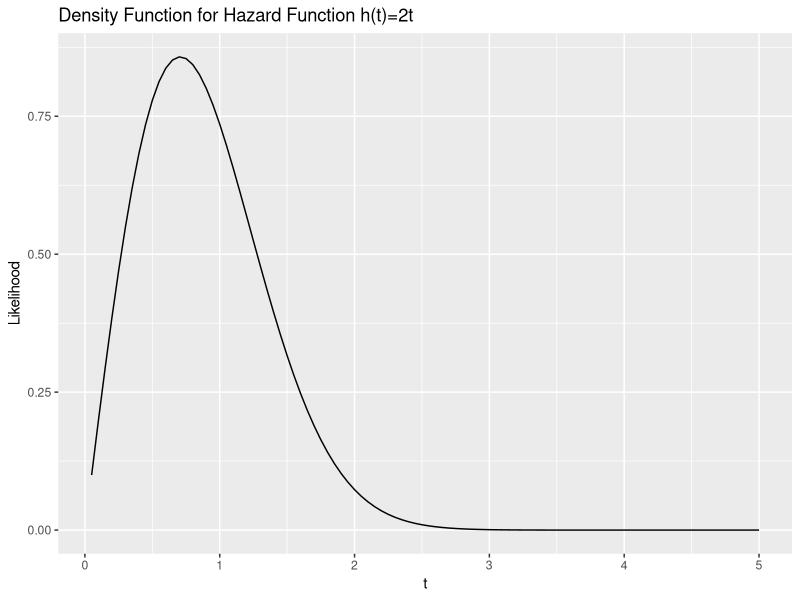
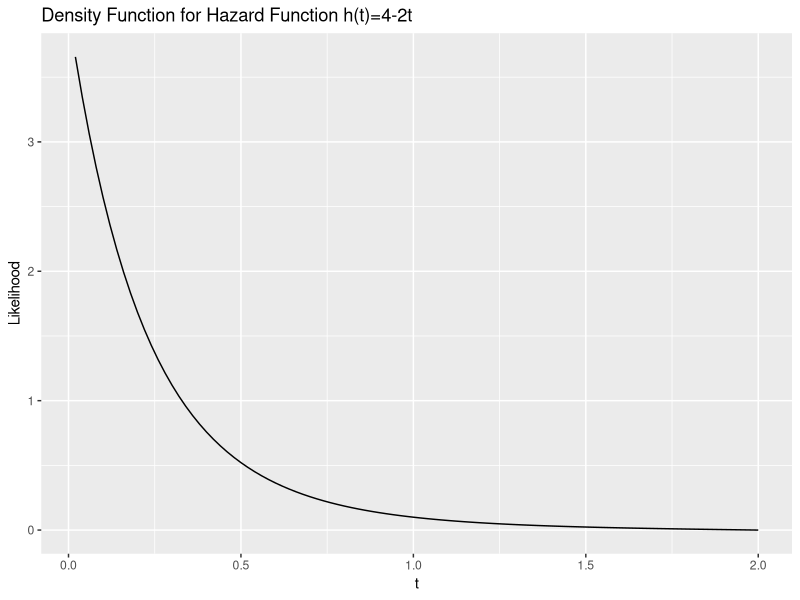
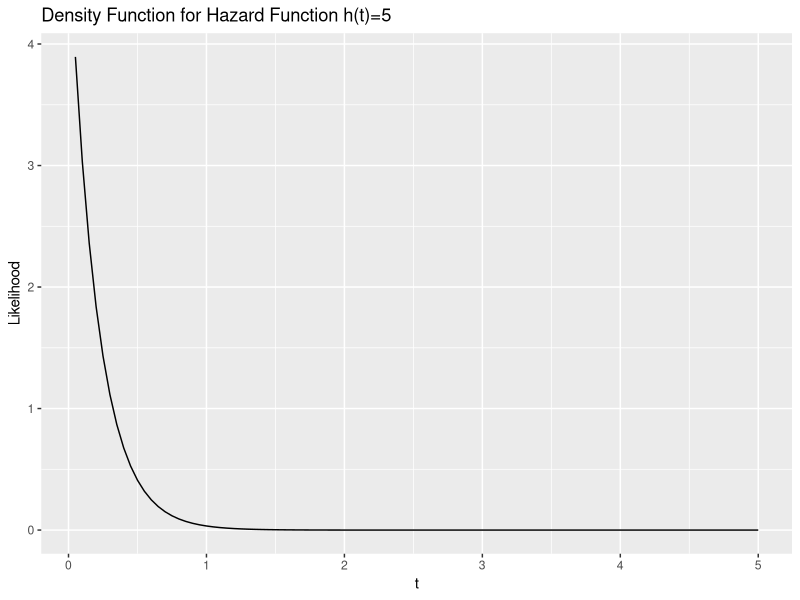
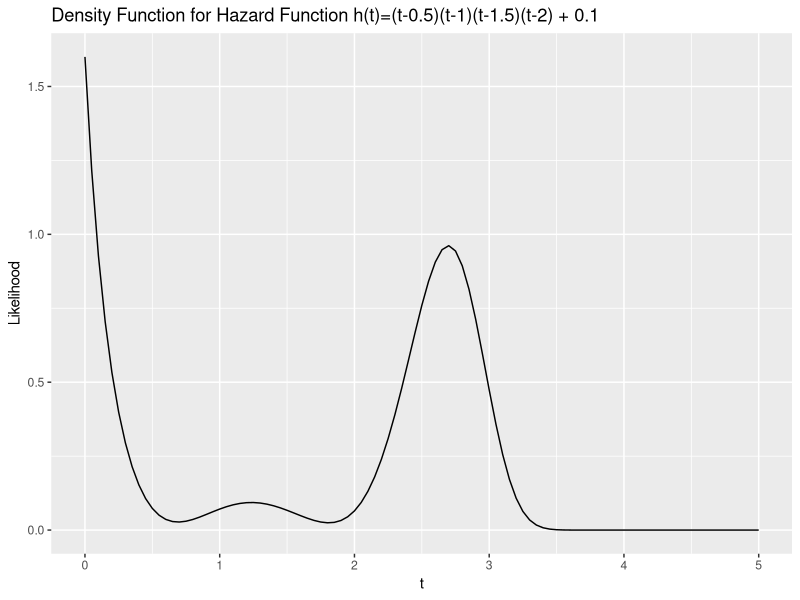

Generate these figures, in order, with R:
# density = hazard * exp(-1*integrate(hazard from 0 to t))
#htfo: Given a hazard function, hftn, returns a vector of density values


htof = function(hftn,t,lower){
  density_val = c()
  for( val in t)
  {
    density_val = c(density_val, hftn(val) * exp(-1*integrate(hftn,lower,val)$value))
    
  }
  
  
  return (density_val)
}

plothtof = function(hftn, t, lower,title){
	title = paste("Density Function for Hazard Function h(t)",title,sep='=')
  library(ggplot2)
	#get the density values (y values)
	densities = htof(hftn, t, lower)
	#x values are stored in the t vector
	df = data.frame(Likelihood = densities, t = t)
	plot = ggplot(df) + geom_line(aes(x=t, y = Likelihood)) + ggtitle(title)
	
	return (plot)
	}

func1 = function(x) {2*x} # increasing hazard function
t = (1:100)/20
plot1 =plothtof(func1,t,0,"2t")
ggsave(filename="3_increasing.png", plot=plot1)

func2 = function(x) {4 - (2*x)} # decreasing hazard function
t = (1:100)/50
plot2 =plothtof(func2,t,0,"4-2t")
ggsave(filename="3_decreasing.png", plot=plot2)

func3 = function(x) rep(5,length(x))
t = (1:100)/20
plot3 = plothtof(func3,t,0,"5")
ggsave(filename="3_constant.png", plot=plot3)

func4 = function(x) {(x-1)*(x-.5)*(x-1.5)*(x-2) + 0.1}
t = (0:100)/20
plot4 = plothtof(func4,t,0,"(t-0.5)(t-1)(t-1.5)(t-2) + 0.1")
ggsave(filename="3_wshape.png", plot=plot4)
